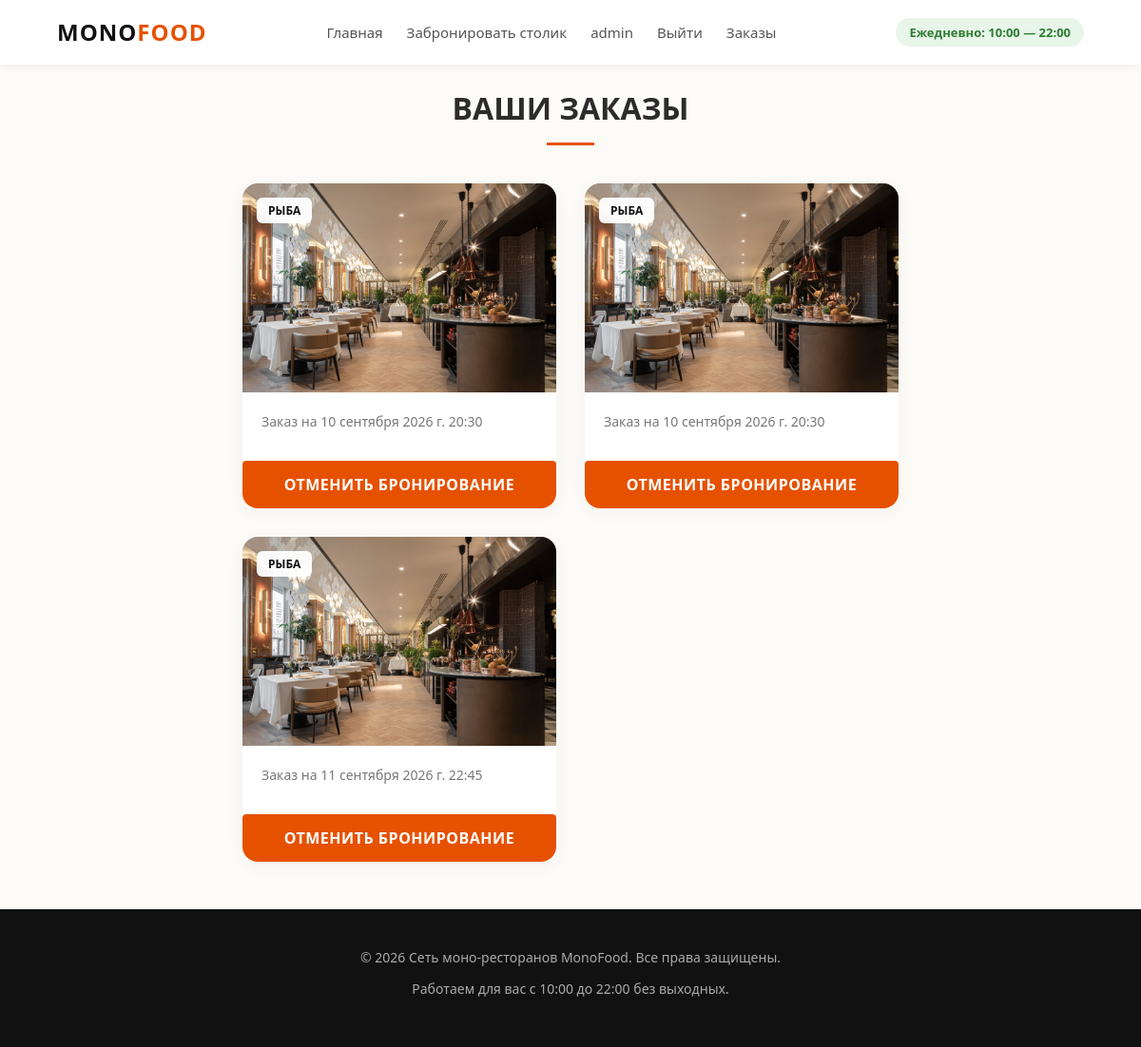
Before: /restaurants/basket/ (signed in) with the older database file.
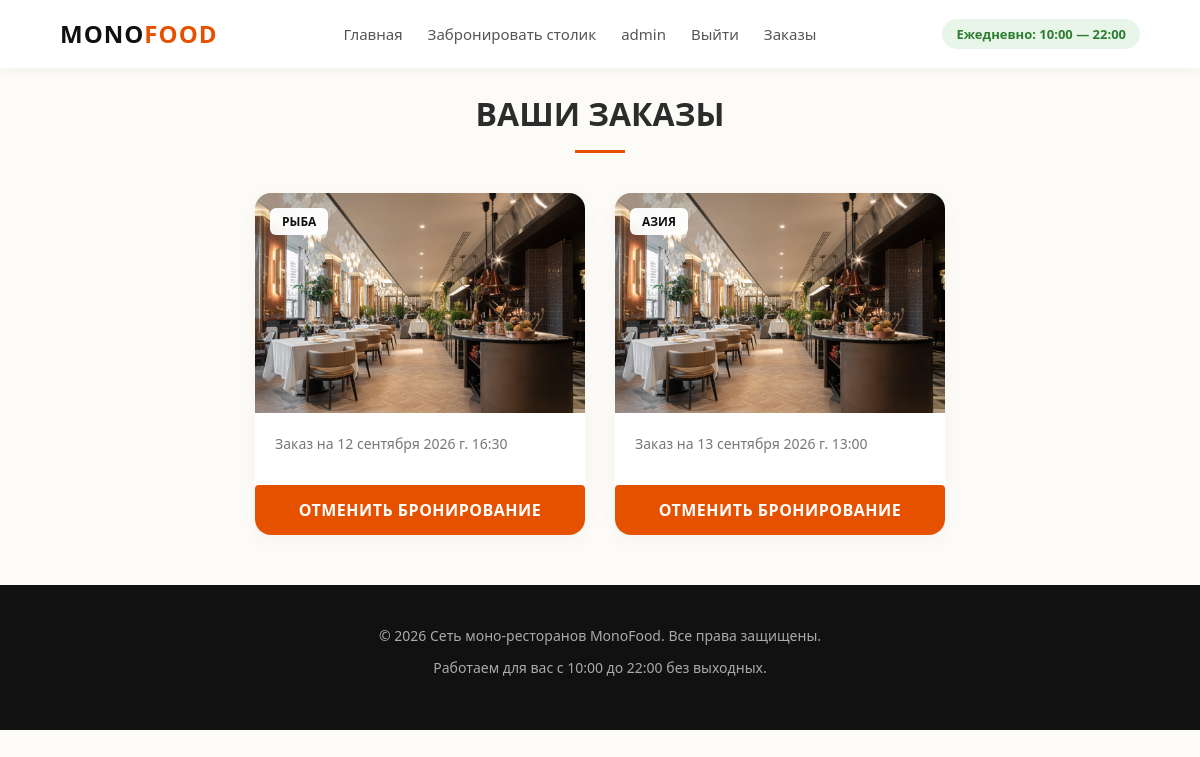
After: the same page with the newer database file.
### bookings/models.py (models this page shows, shortened)
class Booking(models.Model):
    time = models.DateTimeField()
    peoples = models.PositiveSmallIntegerField(default=1)
    booking_time = models.TextField(default=datetime.datetime.now().strftime("%Y-%m-%d %H:%M"))
    pre_order = models.TextField(blank=True, default=False)
    restaurant = models.ForeignKey(Restaurant, on_delete=models.CASCADE)
    user = models.ForeignKey(User, on_delete=models.CASCADE)

class Restaurant(models.Model):
    image = models.ImageField(upload_to="restaurants_media", blank=True)
    address = models.CharField(max_length=128, unique=True)
    category = models.ForeignKey(RestaurantCategory, on_delete=models.CASCADE)
    menu = models.FileField(upload_to="restaurants_menu", blank=True)

class RestaurantCategory(models.Model):
    image = models.ImageField(upload_to="restaurants_media", blank=True)
    name = models.CharField(max_length=64, unique=True)
    description = models.TextField(blank=True)

### bookings/views.py (the view)
# urls.py: path('basket/', basket, name='basket'),
@login_required()
def basket(request):
    context = {
        "title": "Сеть моно-ресторанов | Заказы",
        "basket": Booking.objects.filter(user=request.user)
    }
    return render(request, "bookings/basket.html", context)

### bookings/templates/bookings/basket.html (shortened to what this page needs)
{% extends "bookings/base.html" %}
{% load static %}
{% block css %}
    <link rel="stylesheet" href="{% static 'css/basket.css' %}">
{% endblock %}
{% block content %}
    <main class="container">
        <section>
            <h2 class="menu-title">Ваши заказы</h2>
            {% if basket %}
                <div class="restaurants-grid">
                    {% for booking in basket %}
                        <article class="restaurant-card">
                            <div class="restaurant-img-wrapper">
                                <img src="/media/{{ booking.restaurant.image }}" alt="Ресторан" class="restaurant-img">
                                <span class="restaurant-badge">{{ booking.restaurant.category.name }}</span>
                            </div>
                            <div class="restaurant-content">
                                <p class="restaurant-address">Заказ на {{ booking.time }}</p>
                            </div>
                            <a href="{% url 'restaurants:basket_delete' booking.restaurant.id%}" style="text-decoration: none;">
                                <button type="submit" class="btn-submit">Отменить бронирование</button>
                            </a>
                        </article>
                    {% endfor %}
                </div>
            {% endif %}
        </section>
    </main>
{% endblock %}

Changed rows visible on the page:
removed Booking: restaurant.image (picture), restaurant.category.name "РЫБА", time "10 сентября 2026 г. 20:30"
removed Booking: restaurant.image (picture), restaurant.category.name "РЫБА", time "10 сентября 2026 г. 20:30"
removed Booking: restaurant.image (picture), restaurant.category.name "РЫБА", time "11 сентября 2026 г. 22:45"
added Booking: restaurant.image (picture), restaurant.category.name "РЫБА", time "12 сентября 2026 г. 16:30"
added Booking: restaurant.image (picture), restaurant.category.name "АЗИЯ", time "13 сентября 2026 г. 13:00"
